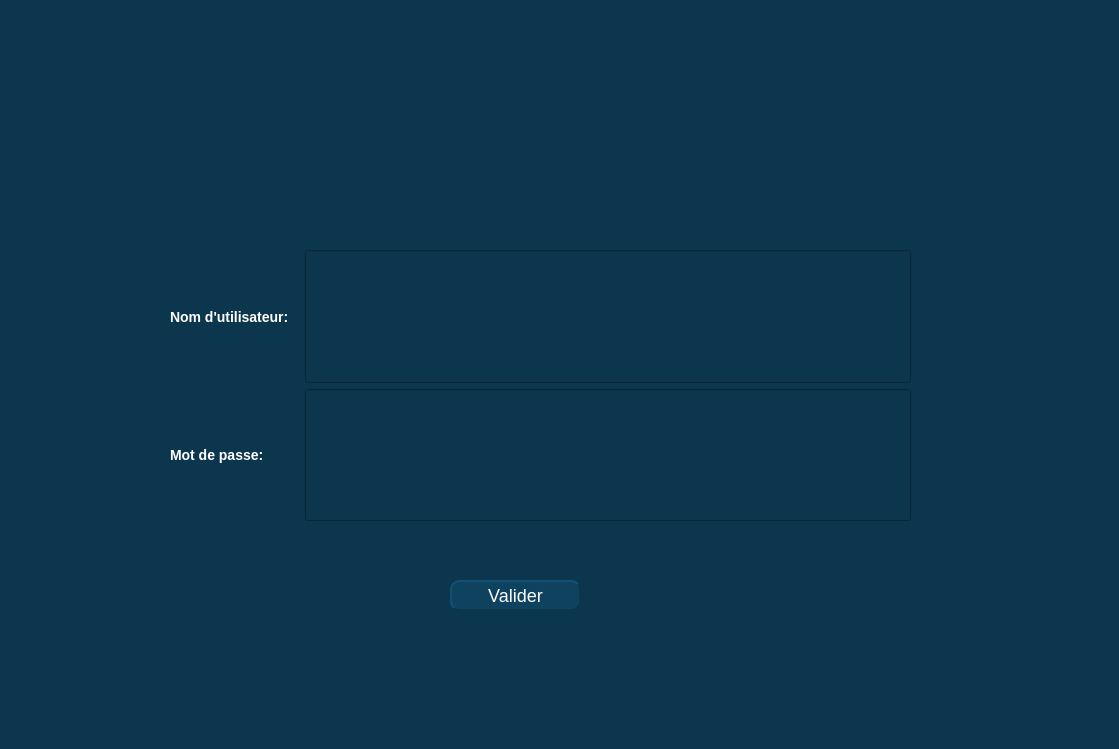
<?xml version="1.0" encoding="UTF-8"?>
<ui version="4.0">
 <class>Login</class>
 <widget class="QDialog" name="Login">
  <property name="geometry">
   <rect>
    <x>0</x>
    <y>0</y>
    <width>1119</width>
    <height>749</height>
   </rect>
  </property>
  <property name="windowTitle">
   <string>Dialog</string>
  </property>
  <property name="styleSheet">
   <string notr="true">background-color:#0c364e
;
color:white;</string>
  </property>
  <widget class="QWidget" name="formLayoutWidget_2">
   <property name="geometry">
    <rect>
     <x>160</x>
     <y>250</y>
     <width>751</width>
     <height>271</height>
    </rect>
   </property>
   <layout class="QFormLayout" name="formLayout_2">
    <item row="0" column="0">
     <widget class="QLabel" name="label_3">
      <property name="sizePolicy">
       <sizepolicy hsizetype="Preferred" vsizetype="Expanding">
        <horstretch>0</horstretch>
        <verstretch>0</verstretch>
       </sizepolicy>
      </property>
      <property name="styleSheet">
       <string notr="true">
color:white ;
border-style:outset;
border-width: 0px;
    border-radius: 10px;
    border-color: #0c364e;
    font: bold 14px;
    min-width: 10em;
    padding: 6px;</string>
      </property>
      <property name="text">
       <string>Nom d'utilisateur:</string>
      </property>
     </widget>
    </item>
    <item row="1" column="0">
     <widget class="QLabel" name="label_2">
      <property name="sizePolicy">
       <sizepolicy hsizetype="Preferred" vsizetype="Expanding">
        <horstretch>0</horstretch>
        <verstretch>0</verstretch>
       </sizepolicy>
      </property>
      <property name="styleSheet">
       <string notr="true">
color:white ;
border-style:outset;
border-width: 0px;
    border-radius: 10px;
    border-color: #0c364e;
    font: bold 14px;
    min-width: 10em;
    padding: 6px;</string>
      </property>
      <property name="text">
       <string>Mot de passe:</string>
      </property>
     </widget>
    </item>
    <item row="0" column="1">
     <widget class="QLineEdit" name="lineEdit">
      <property name="sizePolicy">
       <sizepolicy hsizetype="Expanding" vsizetype="Expanding">
        <horstretch>0</horstretch>
        <verstretch>0</verstretch>
       </sizepolicy>
      </property>
     </widget>
    </item>
    <item row="1" column="1">
     <widget class="QLineEdit" name="lineEdit_2">
      <property name="sizePolicy">
       <sizepolicy hsizetype="Expanding" vsizetype="Expanding">
        <horstretch>0</horstretch>
        <verstretch>0</verstretch>
       </sizepolicy>
      </property>
      <property name="echoMode">
       <enum>QLineEdit::Password</enum>
      </property>
     </widget>
    </item>
   </layout>
  </widget>
  <widget class="QPushButton" name="pushButton">
   <property name="geometry">
    <rect>
     <x>450</x>
     <y>580</y>
     <width>131</width>
     <height>31</height>
    </rect>
   </property>
   <property name="styleSheet">
    <string notr="true">background-color: #0f425f
  ;
color:white ;
border-style:outset;
border-width: 2px;
    border-radius: 10px;
    border-color: #0c364e;
    font:  18px;
    min-width:5em;
    padding: 6px;</string>
   </property>
   <property name="text">
    <string>Valider</string>
   </property>
  </widget>
 </widget>
 <resources/>
 <connections/>
</ui>
